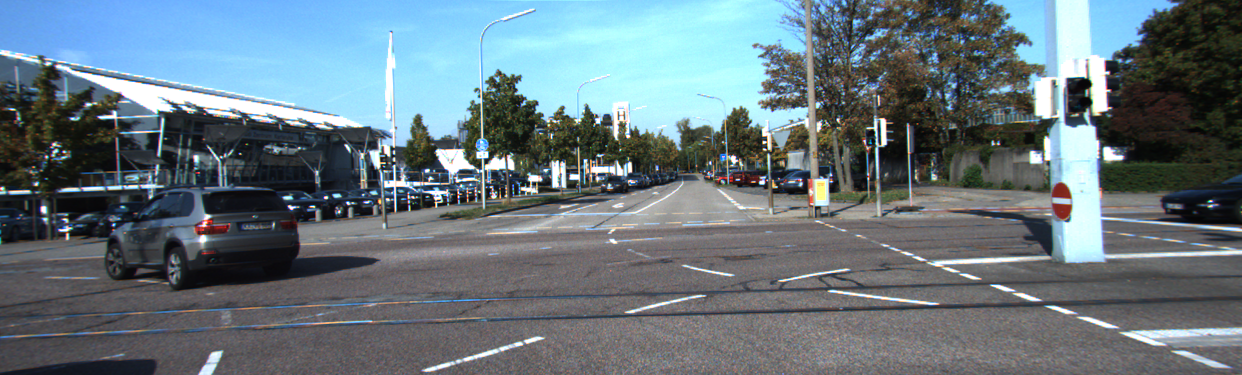
#> input picture u10/images/KITTI14_31_left.png, 1242 x 375 px; its folder holds 2 pictures in this run
$ python Aufgabe1.py
#> lines starting #> are read from the running program, lines starting #| are printed output that depends on the picture
# coding=utf-8
import numpy as np
import cv2
import glob

image_pathes = glob.glob('images/*.png')
fx = fy = 721.5
cx = 690.5
cy = 172.8
baseline = 0.54

ply_headerC = '''ply
format ascii 1.0
element vertex %(vert_num)d
property float x
property float y
property float z
property uchar red
property uchar green
property uchar blue
end_header
'''


def write_plyC(filename, verts):
    verts = verts.reshape(-1, 6)
    with open(filename, 'w') as f:
        f.write(ply_headerC % dict(vert_num=len(verts)))
        np.savetxt(f, verts, '%f %f %f %d %d %d')


def get_depth_img(f, tx, d):
    depth = np.zeros(d.shape)
    rows = d.shape[0]
    cols = d.shape[1]
    for x in range(0, rows):
        for y in range(0, cols):
            if d[x, y] == 0:
                depth[x, y] = 0
            else:
                depth[x, y] = (f * tx) / d[x, y]
    return depth


def get_pointcloud(img1, depth):
    rows = img1.shape[0]
    cols = img1.shape[1]
    vector = []
    for x in range(0, rows):
        for y in range(0, cols):
            if depth[x, y] != 0:
                Z = depth[x, y]
                u = x - cx
                v = y - cy
                X = (u * Z) / fx
                Y = (v * Z) / fx
                vector.append([X, Y, Z, img1[x, y][2], img1[x, y][1], img1[x, y][0]])
    return np.array(vector)


def get_transformed_pointcloud(t, pointcloud):
    for point in pointcloud:
        point[0] += t[0]
        point[1] += t[1]
        point[2] += t[2]
    return pointcloud


def project_pointcloud(pointcloud, img, fx, fy, cx ,cy):
    imgToReturn = np.zeros(img.shape, dtype=np.uint8)
    for point in pointcloud:
        X = point[0]
        Y = point[1]
        Z = point[2]
        i = np.floor((X*fx / Z) + cx)
        j = np.floor((Y*fy / Z) + cy)
        if i < imgToReturn.shape[0] and j < imgToReturn.shape[1]:
            imgToReturn[i, j] = np.array([point[5], point[4], point[3]])
    return imgToReturn


def dense_stereo_matching(img_pathes, fx, fy, cx, cy, baseline):
#> called with fx = 721.5, fy = 721.5, cx = 690.5, cy = 172.8, baseline = 0.54
    blocksize = 12  # Gibt Fenstergröße an (1-20)
    min_disp = 1  # Gibt minimale Disparität an (0-10)
    y = 5
    num_disp = 16 * y  # Gibt maximale Disparität an (16 * y)
    img1 = cv2.imread(img_pathes[0], 1)
#> img1 is the input picture: shape (375, 1242, 3); mean B, G, R 126.1, 118.6, 103.5
    img2 = cv2.imread(img_pathes[1], 1)
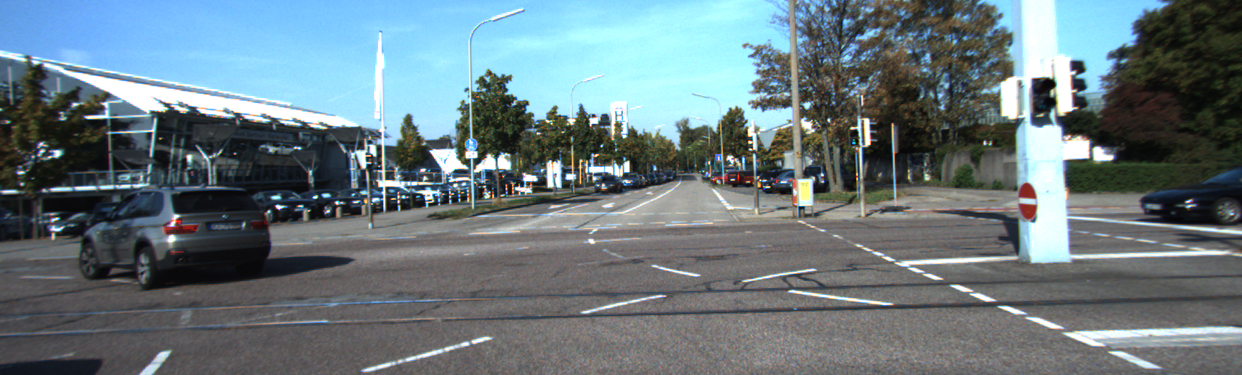
#> input picture u10/images/KITTI14_31_right.png, 1242 x 375 px
#> img2 is the input picture: shape (375, 1242, 3); mean B, G, R 126.6, 121, 105.3

    stereo = cv2.StereoSGBM_create(minDisparity=min_disp, numDisparities=num_disp, blockSize=blocksize,
                                   speckleWindowSize=100, speckleRange=1)
    disparity = stereo.compute(img1, img2).astype(np.float32) / 16.0
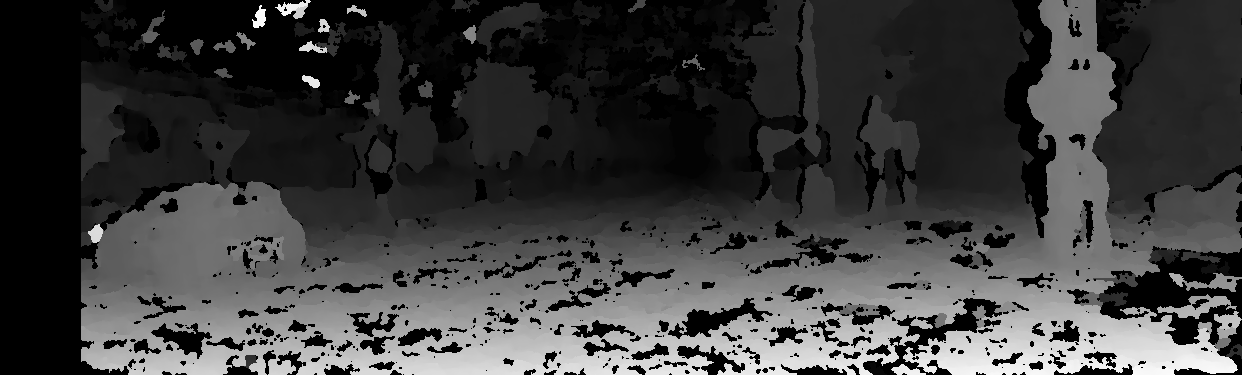
#> disparity: shape (375, 1242) float32; min 0, max 71.81, mean 17.1; drawn with min black and max white
    depth = get_depth_img(fx, baseline, disparity)
#> after the loop in get_depth_img, `for x in range(0, rows):`:
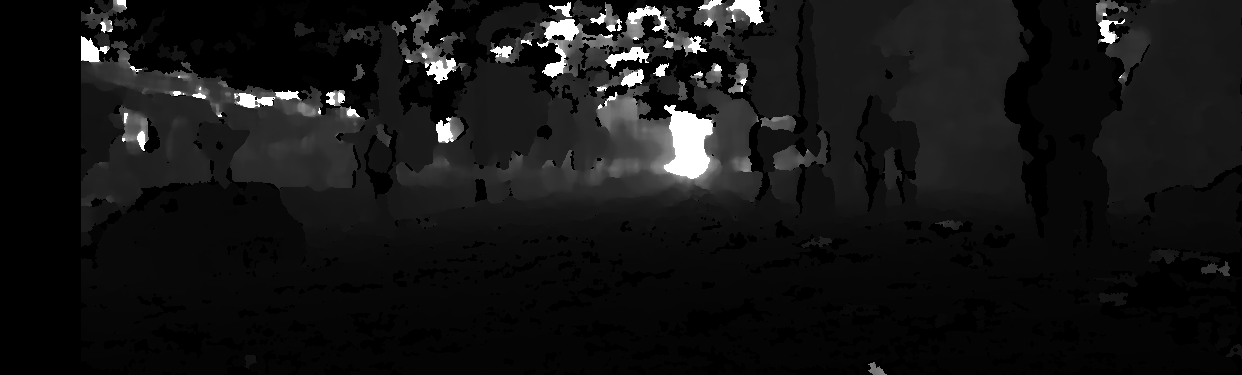
#> depth: shape (375, 1242) float64; min 0, max 389.6, mean 32.5; drawn with min black and max white

    t1 = np.array([0.3,0.3,0.3])
    t2 = np.array([0.6,0.6,0.6])
    t3 = np.array([0.9,0.9,0.9])
    t4 = np.array([1.2,1.2,1.2])
    pointcloud0 = get_pointcloud(img1,depth)
#> after the loop in get_pointcloud, `for x in range(0, rows):`: vector = 349853 items
    pointcloud1 = get_transformed_pointcloud(t1, get_pointcloud(img1, depth))
#> the loop in get_transformed_pointcloud, `for point in pointcloud:` made 349853 passes
    pointcloud2 = get_transformed_pointcloud(t2, get_pointcloud(img1, depth))
#> the loop in get_transformed_pointcloud (call 2), `for point in pointcloud:` made 349853 passes
    pointcloud3 = get_transformed_pointcloud(t3, get_pointcloud(img1, depth))
    pointcloud4 = get_transformed_pointcloud(t4, get_pointcloud(img1, depth))

    write_plyC("pointclouds/pointscloud.ply", pointcloud0)
    write_plyC("pointclouds/pointscloud_transformed1.ply", pointcloud1)
    write_plyC("pointclouds/pointscloud_transformed2.ply", pointcloud2)
    write_plyC("pointclouds/pointscloud_transformed3.ply", pointcloud3)
    write_plyC("pointclouds/pointscloud_transformed4.ply", pointcloud4)

    img = project_pointcloud(pointcloud0, img1, fx, fy, cx, cy)
#> the loop in project_pointcloud, `for point in pointcloud:` made 1 pass
#> (point, X, Y, Z, i, j) on pass 1: ([-41.14, -4.64, 42.99, 105, 171, 252], -41.14, -4.64, 42.99, 0, 95)
#> after the loop in project_pointcloud, `for point in pointcloud:`: imgToReturn: shape (375, 1242, 3); every value is 0
    cv2.imwrite("reprojection/img_pointcloud0.png", img)

    img = project_pointcloud(pointcloud1,img1, fx, fy, cx, cy)
    cv2.imwrite("reprojection/img_pointcloud1.png", img)

    img = project_pointcloud(pointcloud2, img1, fx, fy, cx, cy)
    cv2.imwrite("reprojection/img_pointcloud2.png", img)

    img = project_pointcloud(pointcloud3, img1, fx, fy, cx, cy)
    cv2.imwrite("reprojection/img_pointcloud3.png", img)

    img = project_pointcloud(pointcloud4, img1, fx, fy, cx, cy)
    cv2.imwrite("reprojection/img_pointcloud4.png", img)


#> (the run stopped early here; a loop or call above may not have finished)
